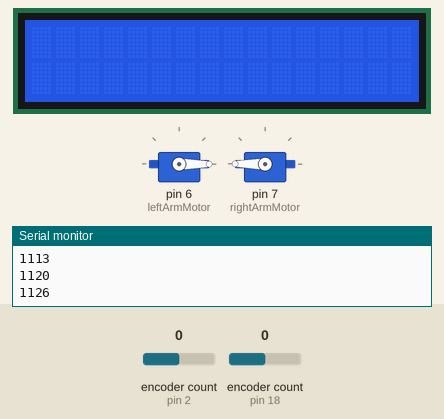
Recording of a sketch running on a simulated Arduino Mega 2560, built with avr-gcc and run on an emulated ATmega2560. Shown: 2 × servo, 16×2 character LCD, the last lines printed to the serial monitor. Inputs (shaded band) come from the test bench; at power-on: encoder count (sensors on pin 2, pin 18) 0.

Above: at 1.2 s.
1.3 s: encoder count (sensor on pin 2) set to 1
At 1.9 s:
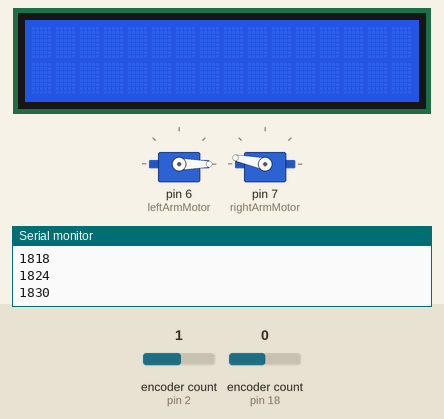
2.8 s: encoder count (sensor on pin 18) set to -1
At 3.2 s:
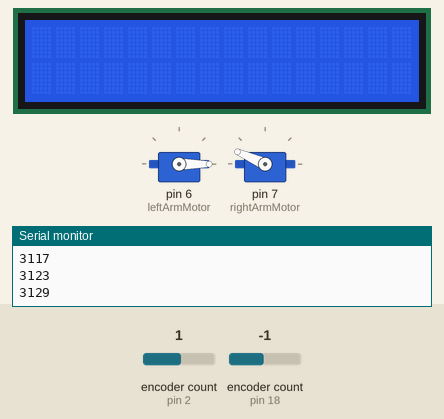
4.3 s: encoder count (sensor on pin 2) set to 5
At 5.4 s:
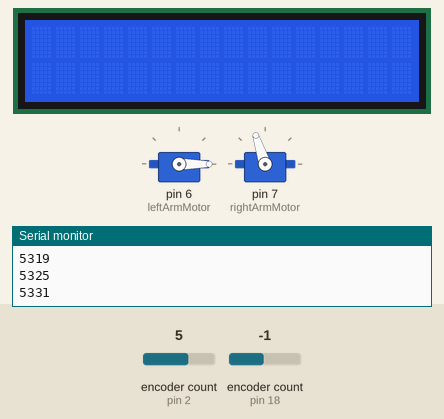
5.8 s: encoder count (sensor on pin 18) set to 0
At 6.5 s:
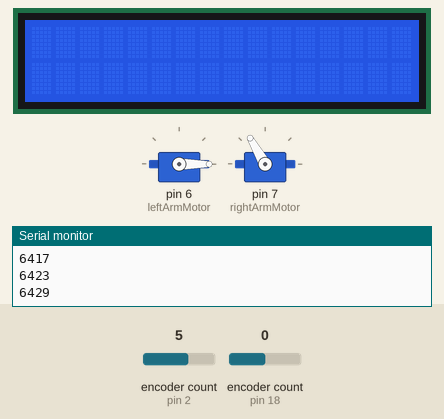
7.3 s: encoder count (sensor on pin 2) set to 9
At 7.8 s:
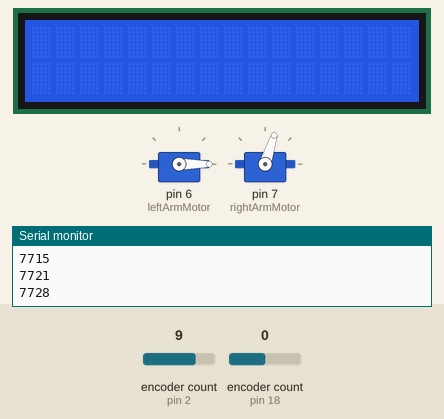
8.8 s: encoder count (sensor on pin 18) set to 1
At 10.1 s:
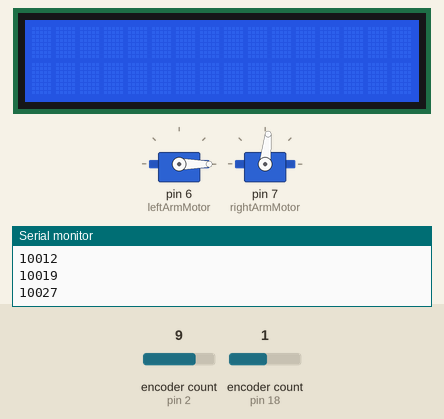
Timing chart, 0 to 11.3 s (numbered marks = the images above; inputs shaded):
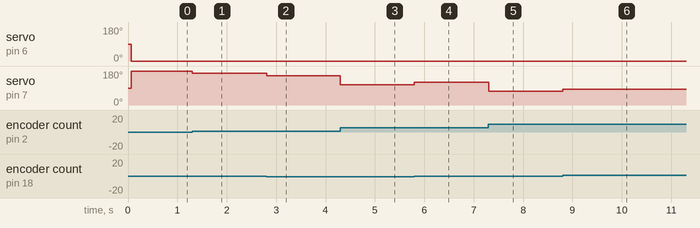

The sketch:

LiftFunction.ino
```cpp
//Include proper libraries
#include <LiquidCrystal.h>
#include <Servo.h>
#include <Encoder.h>

//variables used for encoders
double leftOldPosition = 0;
double rightOldPosition = 0;
double leftNewPosition = 0;
double rightNewPosition = 0;
double leftError;
double rightError;
double encDifference;

//variables for height of lift
double desiredPosition;
const double level0 = 0;
const double level1 = 100;
const double level2 = 300;
const double level3 = 425;

//define Kps
//Kp1 is for keeping arms together
const double Kp1 = 3.0;
//Kp2 is for reaching desired position
const double Kp2 = 0.1;

//define servos, lcd, and encoders
Servo rightMotor;
Servo leftMotor;
Servo rightArmMotor;
Servo leftArmMotor;
LiquidCrystal lcd(40,41,42,43,44,45);

//top wire->20, bottom wire->18
Encoder leftEnc(18,20);
//top wire->3, bottom wire->2
Encoder rightEnc(2,3);
//both should increase when going up, decrease when going down


void setup() {
  Serial.begin(9600);
//  leftMotor.attach(4,1000,2000);
//  rightMotor.attach(5,1000,2000);
  leftArmMotor.attach(6,1000,2000);
  rightArmMotor.attach(7,1000,2000);
  lcd.begin(16,2);
  lcd.clear();
}

//right motor in port 7, giving above 90 makes it raise
//left motor in port 6, giving above 90 makes it lower


void Lift(int level){
  //set desired position to the level input
  if(level == 0){
    desiredPosition = level0;
  }
  else if(level == 1){
    desiredPosition = level1;
  }
  else if(level == 2){
    desiredPosition = level2;
  }
  else if(level == 3){
    desiredPosition = level3;
  }

  //read and set encoder values
  leftNewPosition = leftEnc.read();
  rightNewPosition = rightEnc.read();

  //if the encoder has moved, change the old position value
  if (leftNewPosition != leftOldPosition){
    leftOldPosition = leftNewPosition;
  }
  if (rightNewPosition != rightOldPosition){
    rightOldPosition = rightNewPosition;
  }

  //calculate the difference between the two encoders
  encDifference = rightOldPosition - leftOldPosition;

  //calculate errors
  //rightOldPosition is multiplied by -1 because the encoder is placed in a flipped orientation compared to the other one
  rightError = desiredPosition - rightOldPosition;
  leftError = desiredPosition - leftOldPosition;

  //use proportional control to raise lift at the same rate
  rightArmMotor.write(180 - Kp1 * encDifference);
  leftArmMotor.write(0 - Kp1 * encDifference);

  //use prop control to raise lift to desired point
//  rightArmMotor.write((int)(180 - Kp1 * encDifference) - 90 * Kp2 * (rightOldPosition / desiredPosition));
//  leftArmMotor.write((int)(0 - Kp1 * encDifference) + 90 * Kp2 * (leftOldPosition / desiredPosition));
//
//  Serial.println(rightOldPosition);
  Serial.println(millis());
//  }
}

int time = 0;

void loop() {
  // put your main code here, to run repeatedly:
  if( (rightOldPosition > desiredPosition) || (leftOldPosition > desiredPosition)){
    rightArmMotor.write(90);
    leftArmMotor.write(90);
  }
  else{
    Lift(3);
  }
//  rightArmMotor.write(180);
//  leftArmMotor.write(0);
//  if(millis() > 5000) exit(0);

}
```

Measured:
- after the input at 1.3 s, servo on pin 7 (rightArmMotor): 180° → 168° at once
- after the input at 2.8 s, servo on pin 7 (rightArmMotor): 168° → 156° at once
- after the input at 4.3 s, servo on pin 7 (rightArmMotor): 156° → 108° at once
- after the input at 5.8 s, servo on pin 7 (rightArmMotor): 108° → 120° at once
- after the input at 7.3 s, servo on pin 7 (rightArmMotor): 120° → 72° at once
- after the input at 8.8 s, servo on pin 7 (rightArmMotor): 72° → 84° at once
